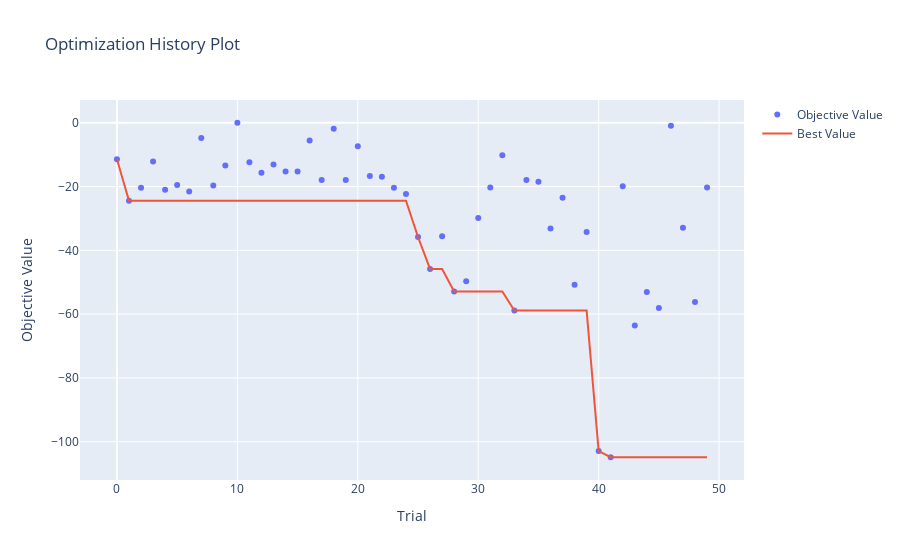

Write notebook code for a chart like this one.
### Markdown cell above
## Best hyperparameters

### Code cell
import optuna
import matplotlib.pyplot as plt

best_params = study.best_params
print("Best hyperparameters found:")
for param, value in best_params.items():
    print(f"  {param}: {value}")

fig = optuna.visualization.plot_optimization_history(study)
#fig.update_yaxes(type='log')
fig.show()

### Figure 1 — Plotly figure (JSON) as saved in the notebook; plotly's stock layout.template omitted (floating-point values rounded to 4 significant figures)
{"data": [{"mode": "markers", "name": "Objective Value", "type": "scatter", "x": [0, 1, 2, 3, 4, 5, 6, 7, 8, 9, 10, 11, 12, 13, 14, 15, 16, 17, 18, 19, 20, 21, 22, 23, 24, 25, 26, 27, 28, 29, 30, 31, 32, 33, 34, 35, 36, 37, 38, 39, 40, 41, 42, 43, 44, 45, 46, 47, 48, 49], "y": [-11.46, -24.45, -20.37, -12.15, -21.0, -19.53, -21.57, -4.783, -19.64, -13.37, -2.754e-17, -12.36, -15.66, -13.12, -15.3, -15.31, -5.576, -17.93, -1.918, -17.92, -7.37, -16.67, -16.91, -20.41, -22.35, -35.83, -45.84, -35.57, -52.92, -49.69, -29.89, -20.28, -10.17, -58.89, -17.95, -18.48, -33.15, -23.51, -50.81, -34.29, -103.0, -104.9, -19.89, -63.59, -53.06, -58.08, -0.9171, -32.88, -56.21, -20.33]}, {"mode": "lines", "name": "Best Value", "type": "scatter", "x": [0, 1, 2, 3, 4, 5, 6, 7, 8, 9, 10, 11, 12, 13, 14, 15, 16, 17, 18, 19, 20, 21, 22, 23, 24, 25, 26, 27, 28, 29, 30, 31, 32, 33, 34, 35, 36, 37, 38, 39, 40, 41, 42, 43, 44, 45, 46, 47, 48, 49], "y": [-11.46, -24.45, -24.45, -24.45, -24.45, -24.45, -24.45, -24.45, -24.45, -24.45, -24.45, -24.45, -24.45, -24.45, -24.45, -24.45, -24.45, -24.45, -24.45, -24.45, -24.45, -24.45, -24.45, -24.45, -24.45, -35.83, -45.84, -45.84, -52.92, -52.92, -52.92, -52.92, -52.92, -58.89, -58.89, -58.89, -58.89, -58.89, -58.89, -58.89, -103.0, -104.9, -104.9, -104.9, -104.9, -104.9, -104.9, -104.9, -104.9, -104.9]}, {"marker": {"color": "#cccccc"}, "mode": "markers", "name": "Infeasible Trial", "showlegend": false, "type": "scatter", "x": [], "y": []}], "layout": {"title": {"text": "Optimization History Plot"}, "xaxis": {"title": {"text": "Trial"}}, "yaxis": {"title": {"text": "Objective Value"}}}}
